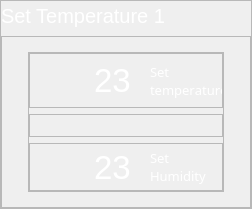
             <widget class="QFrame" name="frame_31">
              <property name="sizePolicy">
               <sizepolicy hsizetype="Expanding" vsizetype="Expanding">
                <horstretch>11</horstretch>
                <verstretch>4</verstretch>
               </sizepolicy>
              </property>
              <property name="minimumSize">
               <size>
                <width>227</width>
                <height>209</height>
               </size>
              </property>
              <property name="frameShape">
               <enum>QFrame::StyledPanel</enum>
              </property>
              <property name="frameShadow">
               <enum>QFrame::Raised</enum>
              </property>
              <layout class="QVBoxLayout" name="verticalLayout_18">
               <property name="leftMargin">
                <number>0</number>
               </property>
               <property name="topMargin">
                <number>0</number>
               </property>
               <property name="rightMargin">
                <number>0</number>
               </property>
               <property name="bottomMargin">
                <number>0</number>
               </property>
               <item>
                <widget class="QLabel" name="label_13">
                 <property name="sizePolicy">
                  <sizepolicy hsizetype="Expanding" vsizetype="Fixed">
                   <horstretch>1</horstretch>
                   <verstretch>0</verstretch>
                  </sizepolicy>
                 </property>
                 <property name="minimumSize">
                  <size>
                   <width>225</width>
                   <height>29</height>
                  </size>
                 </property>
                 <property name="font">
                  <font>
                   <pointsize>15</pointsize>
                  </font>
                 </property>
                 <property name="styleSheet">
                  <string notr="true">color: rgb(255, 255, 255);</string>
                 </property>
                 <property name="text">
                  <string>Set Temperature 1</string>
                 </property>
                </widget>
               </item>
               <item>
                <widget class="QFrame" name="frame_37">
                 <property name="sizePolicy">
                  <sizepolicy hsizetype="Expanding" vsizetype="Expanding">
                   <horstretch>9</horstretch>
                   <verstretch>1</verstretch>
                  </sizepolicy>
                 </property>
                 <property name="minimumSize">
                  <size>
                   <width>250</width>
                   <height>172</height>
                  </size>
                 </property>
                 <property name="maximumSize">
                  <size>
                   <width>16777215</width>
                   <height>191</height>
                  </size>
                 </property>
                 <property name="styleSheet">
                  <string notr="true">#frame_37{
border-image: url(:/images/phptps/panele-bozotg-temp-07.svg);

}</string>
                 </property>
                 <property name="frameShape">
                  <enum>QFrame::StyledPanel</enum>
                 </property>
                 <property name="frameShadow">
                  <enum>QFrame::Raised</enum>
                 </property>
                 <layout class="QVBoxLayout" name="verticalLayout_21">
                  <property name="leftMargin">
                   <number>0</number>
                  </property>
                  <property name="topMargin">
                   <number>0</number>
                  </property>
                  <property name="rightMargin">
                   <number>0</number>
                  </property>
                  <property name="bottomMargin">
                   <number>0</number>
                  </property>
                  <item alignment="Qt::AlignHCenter|Qt::AlignVCenter">
                   <widget class="QFrame" name="frame_36">
                    <property name="sizePolicy">
                     <sizepolicy hsizetype="Expanding" vsizetype="Expanding">
                      <horstretch>9</horstretch>
                      <verstretch>9</verstretch>
                     </sizepolicy>
                    </property>
                    <property name="minimumSize">
                     <size>
                      <width>196</width>
                      <height>140</height>
                     </size>
                    </property>
                    <property name="maximumSize">
                     <size>
                      <width>150</width>
                      <height>16777215</height>
                     </size>
                    </property>
                    <property name="styleSheet">
                     <string notr="true">	background-color: none;</string>
                    </property>
                    <property name="frameShape">
                     <enum>QFrame::StyledPanel</enum>
                    </property>
                    <property name="frameShadow">
                     <enum>QFrame::Raised</enum>
                    </property>
                    <layout class="QVBoxLayout" name="verticalLayout_19">
                     <property name="leftMargin">
                      <number>0</number>
                     </property>
                     <property name="topMargin">
                      <number>0</number>
                     </property>
                     <property name="rightMargin">
                      <number>0</number>
                     </property>
                     <property name="bottomMargin">
                      <number>0</number>
                     </property>
                     <item>
                      <widget class="QFrame" name="frame_38">
                       <property name="sizePolicy">
                        <sizepolicy hsizetype="Expanding" vsizetype="Expanding">
                         <horstretch>3</horstretch>
                         <verstretch>0</verstretch>
                        </sizepolicy>
                       </property>
                       <property name="minimumSize">
                        <size>
                         <width>0</width>
                         <height>42</height>
                        </size>
                       </property>
                       <property name="styleSheet">
                        <string notr="true">#frame_8{
	border:none;


}</string>
                       </property>
                       <property name="frameShape">
                        <enum>QFrame::StyledPanel</enum>
                       </property>
                       <property name="frameShadow">
                        <enum>QFrame::Raised</enum>
                       </property>
                       <layout class="QHBoxLayout" name="horizontalLayout_23">
                        <property name="leftMargin">
                         <number>0</number>
                        </property>
                        <property name="topMargin">
                         <number>0</number>
                        </property>
                        <property name="rightMargin">
                         <number>0</number>
                        </property>
                        <property name="bottomMargin">
                         <number>0</number>
                        </property>
                        <item alignment="Qt::AlignHCenter">
                         <widget class="QLabel" name="temp_image_down_7">
                          <property name="sizePolicy">
                           <sizepolicy hsizetype="Expanding" vsizetype="Expanding">
                            <horstretch>8</horstretch>
                            <verstretch>8</verstretch>
                           </sizepolicy>
                          </property>
                          <property name="minimumSize">
                           <size>
                            <width>57</width>
                            <height>52</height>
                           </size>
                          </property>
                          <property name="styleSheet">
                           <string notr="true">#temp_image_down_7{

	
	image: url(:/images/phptps/tama-sanj-07.svg);
}</string>
                          </property>
                          <property name="text">
                           <string/>
                          </property>
                         </widget>
                        </item>
                        <item>
                         <widget class="QLabel" name="temp_down_7">
                          <property name="sizePolicy">
                           <sizepolicy hsizetype="Expanding" vsizetype="Expanding">
                            <horstretch>7</horstretch>
                            <verstretch>7</verstretch>
                           </sizepolicy>
                          </property>
                          <property name="minimumSize">
                           <size>
                            <width>50</width>
                            <height>53</height>
                           </size>
                          </property>
                          <property name="font">
                           <font>
                            <pointsize>25</pointsize>
                            <weight>50</weight>
                            <bold>false</bold>
                           </font>
                          </property>
                          <property name="styleSheet">
                           <string notr="true">#temp_down_7{

	 color: white;
}</string>
                          </property>
                          <property name="text">
                           <string>23</string>
                          </property>
                          <property name="textFormat">
                           <enum>Qt::PlainText</enum>
                          </property>
                          <property name="wordWrap">
                           <bool>false</bool>
                          </property>
                          <property name="margin">
                           <number>0</number>
                          </property>
                          <property name="openExternalLinks">
                           <bool>false</bool>
                          </property>
                         </widget>
                        </item>
                        <item>
                         <widget class="QLabel" name="curent_temp_label_5">
                          <property name="sizePolicy">
                           <sizepolicy hsizetype="Expanding" vsizetype="Expanding">
                            <horstretch>8</horstretch>
                            <verstretch>8</verstretch>
                           </sizepolicy>
                          </property>
                          <property name="minimumSize">
                           <size>
                            <width>72</width>
                            <height>44</height>
                           </size>
                          </property>
                          <property name="font">
                           <font>
                            <family>Bahnschrift SemiLight SemiConde</family>
                            <pointsize>10</pointsize>
                            <weight>50</weight>
                            <italic>false</italic>
                            <bold>false</bold>
                            <underline>false</underline>
                            <strikeout>false</strikeout>
                            <kerning>false</kerning>
                           </font>
                          </property>
                          <property name="styleSheet">
                           <string notr="true">#curent_temp_label_5{

	
	color: white;
	
}</string>
                          </property>
                          <property name="text">
                           <string>Set 
temperature</string>
                          </property>
                         </widget>
                        </item>
                       </layout>
                      </widget>
                     </item>
                     <item>
                      <widget class="QFrame" name="temp_linne_down_3">
                       <property name="sizePolicy">
                        <sizepolicy hsizetype="Expanding" vsizetype="Fixed">
                         <horstretch>9</horstretch>
                         <verstretch>1</verstretch>
                        </sizepolicy>
                       </property>
                       <property name="minimumSize">
                        <size>
                         <width>0</width>
                         <height>0</height>
                        </size>
                       </property>
                       <property name="styleSheet">
                        <string notr="true">#temp_linne_down{
	
	
	border:none;
	
	
	
	
	
	
}</string>
                       </property>
                       <property name="frameShape">
                        <enum>QFrame::StyledPanel</enum>
                       </property>
                       <property name="frameShadow">
                        <enum>QFrame::Raised</enum>
                       </property>
                       <layout class="QVBoxLayout" name="verticalLayout_20">
                        <property name="spacing">
                         <number>6</number>
                        </property>
                        <property name="leftMargin">
                         <number>0</number>
                        </property>
                        <property name="topMargin">
                         <number>0</number>
                        </property>
                        <property name="rightMargin">
                         <number>0</number>
                        </property>
                        <property name="bottomMargin">
                         <number>0</number>
                        </property>
                        <item>
                         <widget class="QLabel" name="line_temp_3">
                          <property name="sizePolicy">
                           <sizepolicy hsizetype="Expanding" vsizetype="Expanding">
                            <horstretch>8</horstretch>
                            <verstretch>8</verstretch>
                           </sizepolicy>
                          </property>
                          <property name="minimumSize">
                           <size>
                            <width>148</width>
                            <height>21</height>
                           </size>
                          </property>
                          <property name="styleSheet">
                           <string notr="true">#line_temp_3{
	
	
	border:none;
	
	image: url(:/images/phptps/line kutah-02-02.svg);

}</string>
                          </property>
                          <property name="text">
                           <string/>
                          </property>
                          <property name="indent">
                           <number>-1</number>
                          </property>
                          <property name="textInteractionFlags">
                           <set>Qt::LinksAccessibleByMouse</set>
                          </property>
                         </widget>
                        </item>
                       </layout>
                      </widget>
                     </item>
                     <item>
                      <widget class="QFrame" name="frame_39">
                       <property name="minimumSize">
                        <size>
                         <width>0</width>
                         <height>42</height>
                        </size>
                       </property>
                       <property name="styleSheet">
                        <string notr="true">#frame_10{

	border:none;
	

}</string>
                       </property>
                       <property name="frameShape">
                        <enum>QFrame::StyledPanel</enum>
                       </property>
                       <property name="frameShadow">
                        <enum>QFrame::Raised</enum>
                       </property>
                       <layout class="QHBoxLayout" name="horizontalLayout_24">
                        <property name="leftMargin">
                         <number>0</number>
                        </property>
                        <property name="topMargin">
                         <number>0</number>
                        </property>
                        <property name="rightMargin">
                         <number>0</number>
                        </property>
                        <property name="bottomMargin">
                         <number>0</number>
                        </property>
                        <item>
                         <widget class="QLabel" name="temp_image_down_8">
                          <property name="sizePolicy">
                           <sizepolicy hsizetype="Expanding" vsizetype="Expanding">
                            <horstretch>8</horstretch>
                            <verstretch>8</verstretch>
                           </sizepolicy>
                          </property>
                          <property name="minimumSize">
                           <size>
                            <width>57</width>
                            <height>46</height>
                           </size>
                          </property>
                          <property name="styleSheet">
                           <string notr="true">#temp_image_down_8{


image: url(:/images/phptps/rotobat-07.svg);
	
	
}
</string>
                          </property>
                          <property name="text">
                           <string/>
                          </property>
                         </widget>
                        </item>
                        <item>
                         <widget class="QLabel" name="temp_down_8">
                          <property name="sizePolicy">
                           <sizepolicy hsizetype="Expanding" vsizetype="Expanding">
                            <horstretch>7</horstretch>
                            <verstretch>7</verstretch>
                           </sizepolicy>
                          </property>
                          <property name="minimumSize">
                           <size>
                            <width>50</width>
                            <height>46</height>
                           </size>
                          </property>
                          <property name="font">
                           <font>
                            <pointsize>25</pointsize>
                            <weight>50</weight>
                            <bold>false</bold>
                           </font>
                          </property>
                          <property name="styleSheet">
                           <string notr="true">#temp_down_8{

	 color: white;
}</string>
                          </property>
                          <property name="text">
                           <string>23</string>
                          </property>
                          <property name="textFormat">
                           <enum>Qt::PlainText</enum>
                          </property>
                          <property name="wordWrap">
                           <bool>false</bool>
                          </property>
                          <property name="margin">
                           <number>0</number>
                          </property>
                          <property name="openExternalLinks">
                           <bool>false</bool>
                          </property>
                         </widget>
                        </item>
                        <item>
                         <widget class="QLabel" name="curent_temp_label_6">
                          <property name="sizePolicy">
                           <sizepolicy hsizetype="Expanding" vsizetype="Expanding">
                            <horstretch>8</horstretch>
                            <verstretch>8</verstretch>
                           </sizepolicy>
                          </property>
                          <property name="minimumSize">
                           <size>
                            <width>72</width>
                            <height>44</height>
                           </size>
                          </property>
                          <property name="font">
                           <font>
                            <family>Bahnschrift SemiLight SemiConde</family>
                            <pointsize>10</pointsize>
                            <weight>50</weight>
                            <italic>false</italic>
                            <bold>false</bold>
                            <underline>false</underline>
                            <strikeout>false</strikeout>
                            <kerning>false</kerning>
                           </font>
                          </property>
                          <property name="tabletTracking">
                           <bool>false</bool>
                          </property>
                          <property name="focusPolicy">
                           <enum>Qt::NoFocus</enum>
                          </property>
                          <property name="styleSheet">
                           <string notr="true">#curent_temp_label_6{

	
	color: white;
	
}</string>
                          </property>
                          <property name="text">
                           <string>Set 
Humidity</string>
                          </property>
                         </widget>
                        </item>
                       </layout>
                      </widget>
                     </item>
                    </layout>
                   </widget>
                  </item>
                 </layout>
                </widget>
               </item>
              </layout>
             </widget>
